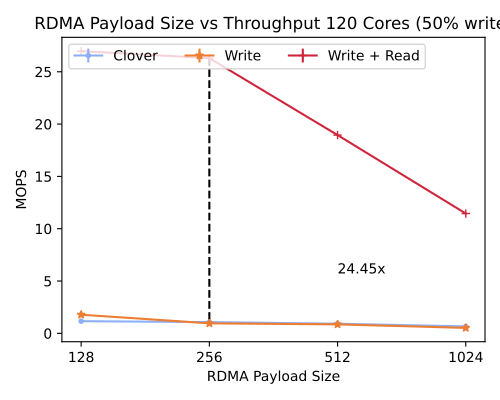

Python code for this plot:
import matplotlib
import matplotlib.pyplot as plt
from statistics import mean
import numpy as np

from common import *

fig, (ax1) = plt.subplots(1,1, figsize=(5,4))

def rdma_int_to_str(m):
    arr = m["size"]
    i=0
    for a in arr:
        arr[i]=str(a)
        i=i+1
    print(arr)
    m["size"] = arr

def packet_size_plot(ax,rw,w,c):
    scale_mil(rw)
    scale_mil(w)
    scale_mil(c)

    rdma_int_to_str(rw)
    rdma_int_to_str(w)
    rdma_int_to_str(c)


    ax.errorbar(c["size"],c["ops"],c["err"],label=default_clover_label,marker=default_clover_marker, color=default_clover_color)
    ax.errorbar(w["size"],w["ops"],w["err"],label=write_steering_label,marker=write_steering_marker,color=write_steering_color)
    ax.errorbar(rw["size"],rw["ops"],rw["err"],label=read_write_steering_label, marker=read_write_steering_marker, color=read_write_steering_color)
    plot_max_improvement(ax,rw,c, "size" )
    ax.plot()

    #ax.set_yscale('log')        
    #ax.set_ylim(bottom=0, top=25)
    ax.legend(loc='upper left', ncol=3)
    ax.set_xlabel('RDMA Payload Size')
    return


####################### YCSB C
rdma_size=[128,256,512,1024,]
avg_ops=[1163115,1075364,918672,664052,]
threads=[280,280,280,280,]
std=[0,0,0,0,]
clover={"ops": avg_ops,"threads": threads, "err": std, "size": rdma_size}

rdma_size=[128,256,512,1024,]
avg_ops=[1779936,955580,857543,522104,]
threads=[280,280,280,280,]
std=[0,0,0,0,]

write={"ops": avg_ops,"threads": threads, "err": std, "size": rdma_size}       

rdma_size=[128,256,512,1024,]
avg_ops=[26967980,26297654,18948724,11450144,]
threads=[280,280,280,280,]
std=[0,0,0,0,]
rw={"ops": avg_ops,"threads": threads, "err": std, "size": rdma_size}  

#static_plot_attributes(ax1,read_write_steering_C,write_steering_C,clover_with_buffering_C)
packet_size_plot(ax1,rw,write,clover)

ax1.set_title('RDMA Payload Size vs Throughput 120 Cores (50% write)')
ax1.set_ylabel('MOPS')
#ax1.set_ylim(top=350)


plt.tight_layout()
save_fig(plt)
